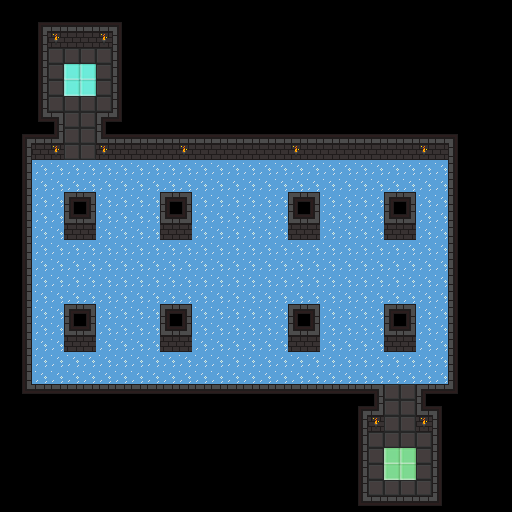

The image is a tile-based game level rendered from a .tmx file. Its description and source (layers, tilesets, objects; grid data summarised) follow:
An orthogonal 32x32 tile map with 16x16 px tiles, 1 tile layer (Tile Layer 1), 4 tilesets and 29 objects.

<map version="1.4" tiledversion="1.4.3" orientation="orthogonal" renderorder="right-down" width="32" height="32" tilewidth="16" tileheight="16" infinite="0" nextlayerid="6" nextobjectid="152">
 <properties>
  <property name="description" value="Slippery stage" />
  <property name="name" value="Level 5" />
 </properties>
 <tileset firstgid="1" source="../tileset_dungeon.tsx" />
 <tileset firstgid="65" source="../tileset_common.tsx" />
 <tileset firstgid="96" source="../tileset_floaty.tsx" />
 <tileset firstgid="103" source="../tileset_talisman.tsx" />
 <layer id="1" name="Tile Layer 1" width="32" height="32">
  <data>[1024 cells, 560 non-empty, 18 distinct tile ids]</data>
 </layer>
 <objectgroup id="2" name="Object Layer 1">
  <object id="54" template="../templates/spawn.tx" x="80" y="80" />
  <object id="55" template="../templates/goal.tx" x="384" y="448" />
  <object id="124" template="../templates/line.tx" x="187.333" y="238.667">
   <polyline points="-75.3333,-62.6667 -75.3333,17.3333 -139.333,17.3333 -139.333,-62.6667 -75.3333,-62.6667" />
  </object>
  <object id="127" template="../templates/line.tx" x="187.333" y="350.667">
   <polyline points="-75.3333,-62.6667 -75.3333,17.3333 -139.333,17.3333 -139.333,-62.6667 -75.3333,-62.6667" />
  </object>
  <object id="129" template="../templates/line.tx" x="283.333" y="350.667">
   <polyline points="-75.3333,-62.6667 -75.3333,17.3333 -139.333,17.3333 -139.333,-62.6667 -75.3333,-62.6667" />
  </object>
  <object id="131" template="../templates/line.tx" x="283.333" y="238.667">
   <polyline points="-75.3333,-62.6667 -75.3333,17.3333 -139.333,17.3333 -139.333,-62.6667 -75.3333,-62.6667" />
  </object>
  <object id="133" template="../templates/line.tx" x="411.333" y="238.667">
   <polyline points="-75.3333,-62.6667 -75.3333,17.3333 -139.333,17.3333 -139.333,-62.6667 -75.3333,-62.6667" />
  </object>
  <object id="135" template="../templates/line.tx" x="507.333" y="238.667">
   <polyline points="-75.3333,-62.6667 -75.3333,17.3333 -139.333,17.3333 -139.333,-62.6667 -75.3333,-62.6667" />
  </object>
  <object id="137" template="../templates/line.tx" x="411.333" y="350.667">
   <polyline points="-75.3333,-62.6667 -75.3333,17.3333 -139.333,17.3333 -139.333,-62.6667 -75.3333,-62.6667" />
  </object>
  <object id="139" template="../templates/line.tx" x="507.333" y="350.667">
   <polyline points="-75.3333,-62.6667 -75.3333,17.3333 -139.333,17.3333 -139.333,-62.6667 -75.3333,-62.6667" />
  </object>
 </objectgroup>
 <objectgroup id="3" name="Object Layer 2">
  <object id="126" template="../templates/ball.tx" x="96" y="192" width="32" height="32">
   <properties>
    <property name="line" type="object" value="124" />
    <property name="speed" type="float" value="30" />
   </properties>
  </object>
  <object id="128" template="../templates/ball.tx" x="32" y="384" width="32" height="32">
   <properties>
    <property name="line" type="object" value="127" />
    <property name="speed" type="float" value="-30" />
   </properties>
  </object>
  <object id="130" template="../templates/ball.tx" x="192" y="304" width="32" height="32">
   <properties>
    <property name="line" type="object" value="129" />
    <property name="speed" type="float" value="30" />
   </properties>
  </object>
  <object id="132" template="../templates/ball.tx" x="128" y="272" width="32" height="32">
   <properties>
    <property name="line" type="object" value="131" />
    <property name="speed" type="float" value="-30" />
   </properties>
  </object>
  <object id="134" template="../templates/ball.tx" x="320" y="192" width="32" height="32">
   <properties>
    <property name="line" type="object" value="133" />
    <property name="speed" type="float" value="30" />
   </properties>
  </object>
  <object id="136" template="../templates/ball.tx" x="352" y="272" width="32" height="32">
   <properties>
    <property name="line" type="object" value="135" />
    <property name="speed" type="float" value="-30" />
   </properties>
  </object>
  <object id="138" template="../templates/ball.tx" x="256" y="384" width="32" height="32">
   <properties>
    <property name="line" type="object" value="137" />
    <property name="speed" type="float" value="-30" />
   </properties>
  </object>
  <object id="140" template="../templates/ball.tx" x="416" y="304" width="32" height="32">
   <properties>
    <property name="line" type="object" value="139" />
    <property name="speed" type="float" value="30" />
   </properties>
  </object>
 </objectgroup>
 <objectgroup id="4" name="Object Layer 3">
  <object id="141" template="../templates/line.tx" x="195.333" y="418.667">
   <polyline points="236.667,-242.667 236.667,-50.667 -147.333,-50.667 -147.333,-242.667 236.667,-242.667" />
  </object>
  <object id="142" template="../templates/ball.tx" x="232" y="184">
   <properties>
    <property name="line" type="object" value="141" />
    <property name="speed" type="float" value="20" />
   </properties>
  </object>
  <object id="143" template="../templates/ball.tx" x="40" y="280">
   <properties>
    <property name="line" type="object" value="141" />
    <property name="speed" type="float" value="20" />
   </properties>
  </object>
  <object id="144" template="../templates/ball.tx" x="232" y="376">
   <properties>
    <property name="line" type="object" value="141" />
    <property name="speed" type="float" value="20" />
   </properties>
  </object>
  <object id="145" template="../templates/ball.tx" x="424" y="280">
   <properties>
    <property name="line" type="object" value="141" />
    <property name="speed" type="float" value="20" />
   </properties>
  </object>
 </objectgroup>
 <objectgroup id="5" name="Object Layer 4">
  <object id="146" template="../templates/coin.tx" x="72" y="280" />
  <object id="147" template="../templates/coin.tx" x="168" y="280" />
  <object id="148" template="../templates/coin.tx" x="296" y="280" />
  <object id="149" template="../templates/coin.tx" x="392" y="280" />
  <object id="150" template="../templates/coin.tx" x="232" y="184" />
  <object id="151" template="../templates/coin.tx" x="232" y="376" />
 </objectgroup>
</map>
